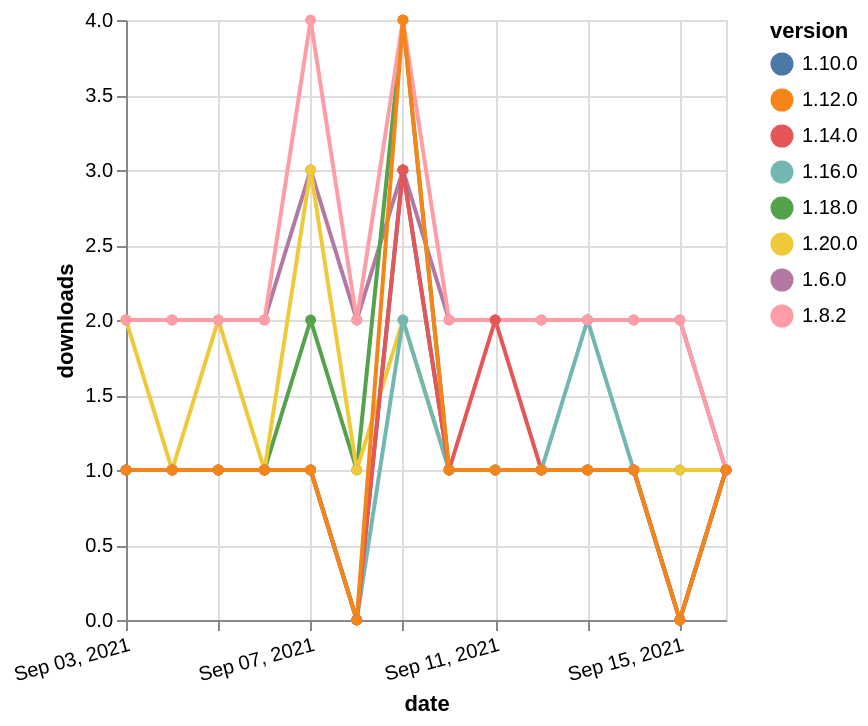

This figure's Vega-Lite source:
### Vega-Lite specification from a JSON file in a GitHub repository (floating-point values rounded to 4 significant figures)
{"$schema": "https://vega.github.io/schema/vega-lite/v5.json", "description": "A simple bar chart with embedded data.", "data": {"values": [{"date": "2021-09-03", "total": 2394, "delta": 2, "version": "1.6.0"}, {"date": "2021-09-04", "total": 2396, "delta": 2, "version": "1.6.0"}, {"date": "2021-09-05", "total": 2398, "delta": 2, "version": "1.6.0"}, {"date": "2021-09-06", "total": 2400, "delta": 2, "version": "1.6.0"}, {"date": "2021-09-07", "total": 2403, "delta": 3, "version": "1.6.0"}, {"date": "2021-09-08", "total": 2405, "delta": 2, "version": "1.6.0"}, {"date": "2021-09-09", "total": 2408, "delta": 3, "version": "1.6.0"}, {"date": "2021-09-10", "total": 2410, "delta": 2, "version": "1.6.0"}, {"date": "2021-09-11", "total": 2412, "delta": 2, "version": "1.6.0"}, {"date": "2021-09-12", "total": 2414, "delta": 2, "version": "1.6.0"}, {"date": "2021-09-13", "total": 2416, "delta": 2, "version": "1.6.0"}, {"date": "2021-09-14", "total": 2418, "delta": 2, "version": "1.6.0"}, {"date": "2021-09-15", "total": 2420, "delta": 2, "version": "1.6.0"}, {"date": "2021-09-16", "total": 2421, "delta": 1, "version": "1.6.0"}, {"date": "2021-09-03", "total": 198, "delta": 1, "version": "1.18.0"}, {"date": "2021-09-04", "total": 199, "delta": 1, "version": "1.18.0"}, {"date": "2021-09-05", "total": 200, "delta": 1, "version": "1.18.0"}, {"date": "2021-09-06", "total": 201, "delta": 1, "version": "1.18.0"}, {"date": "2021-09-07", "total": 203, "delta": 2, "version": "1.18.0"}, {"date": "2021-09-08", "total": 204, "delta": 1, "version": "1.18.0"}, {"date": "2021-09-09", "total": 208, "delta": 4, "version": "1.18.0"}, {"date": "2021-09-10", "total": 209, "delta": 1, "version": "1.18.0"}, {"date": "2021-09-11", "total": 210, "delta": 1, "version": "1.18.0"}, {"date": "2021-09-12", "total": 211, "delta": 1, "version": "1.18.0"}, {"date": "2021-09-13", "total": 212, "delta": 1, "version": "1.18.0"}, {"date": "2021-09-14", "total": 213, "delta": 1, "version": "1.18.0"}, {"date": "2021-09-15", "total": 214, "delta": 1, "version": "1.18.0"}, {"date": "2021-09-16", "total": 215, "delta": 1, "version": "1.18.0"}, {"date": "2021-09-03", "total": 259, "delta": 1, "version": "1.10.0"}, {"date": "2021-09-04", "total": 260, "delta": 1, "version": "1.10.0"}, {"date": "2021-09-05", "total": 261, "delta": 1, "version": "1.10.0"}, {"date": "2021-09-06", "total": 262, "delta": 1, "version": "1.10.0"}, {"date": "2021-09-07", "total": 263, "delta": 1, "version": "1.10.0"}, {"date": "2021-09-08", "total": 263, "delta": 0, "version": "1.10.0"}, {"date": "2021-09-09", "total": 266, "delta": 3, "version": "1.10.0"}, {"date": "2021-09-10", "total": 267, "delta": 1, "version": "1.10.0"}, {"date": "2021-09-11", "total": 268, "delta": 1, "version": "1.10.0"}, {"date": "2021-09-12", "total": 269, "delta": 1, "version": "1.10.0"}, {"date": "2021-09-13", "total": 270, "delta": 1, "version": "1.10.0"}, {"date": "2021-09-14", "total": 271, "delta": 1, "version": "1.10.0"}, {"date": "2021-09-15", "total": 271, "delta": 0, "version": "1.10.0"}, {"date": "2021-09-16", "total": 272, "delta": 1, "version": "1.10.0"}, {"date": "2021-09-03", "total": 128, "delta": 2, "version": "1.20.0"}, {"date": "2021-09-04", "total": 129, "delta": 1, "version": "1.20.0"}, {"date": "2021-09-05", "total": 131, "delta": 2, "version": "1.20.0"}, {"date": "2021-09-06", "total": 132, "delta": 1, "version": "1.20.0"}, {"date": "2021-09-07", "total": 135, "delta": 3, "version": "1.20.0"}, {"date": "2021-09-08", "total": 136, "delta": 1, "version": "1.20.0"}, {"date": "2021-09-09", "total": 138, "delta": 2, "version": "1.20.0"}, {"date": "2021-09-10", "total": 139, "delta": 1, "version": "1.20.0"}, {"date": "2021-09-11", "total": 140, "delta": 1, "version": "1.20.0"}, {"date": "2021-09-12", "total": 141, "delta": 1, "version": "1.20.0"}, {"date": "2021-09-13", "total": 142, "delta": 1, "version": "1.20.0"}, {"date": "2021-09-14", "total": 143, "delta": 1, "version": "1.20.0"}, {"date": "2021-09-15", "total": 144, "delta": 1, "version": "1.20.0"}, {"date": "2021-09-16", "total": 145, "delta": 1, "version": "1.20.0"}, {"date": "2021-09-03", "total": 176, "delta": 1, "version": "1.16.0"}, {"date": "2021-09-04", "total": 177, "delta": 1, "version": "1.16.0"}, {"date": "2021-09-05", "total": 178, "delta": 1, "version": "1.16.0"}, {"date": "2021-09-06", "total": 179, "delta": 1, "version": "1.16.0"}, {"date": "2021-09-07", "total": 180, "delta": 1, "version": "1.16.0"}, {"date": "2021-09-08", "total": 180, "delta": 0, "version": "1.16.0"}, {"date": "2021-09-09", "total": 182, "delta": 2, "version": "1.16.0"}, {"date": "2021-09-10", "total": 183, "delta": 1, "version": "1.16.0"}, {"date": "2021-09-11", "total": 184, "delta": 1, "version": "1.16.0"}, {"date": "2021-09-12", "total": 185, "delta": 1, "version": "1.16.0"}, {"date": "2021-09-13", "total": 187, "delta": 2, "version": "1.16.0"}, {"date": "2021-09-14", "total": 188, "delta": 1, "version": "1.16.0"}, {"date": "2021-09-15", "total": 188, "delta": 0, "version": "1.16.0"}, {"date": "2021-09-16", "total": 189, "delta": 1, "version": "1.16.0"}, {"date": "2021-09-03", "total": 2599, "delta": 2, "version": "1.8.2"}, {"date": "2021-09-04", "total": 2601, "delta": 2, "version": "1.8.2"}, {"date": "2021-09-05", "total": 2603, "delta": 2, "version": "1.8.2"}, {"date": "2021-09-06", "total": 2605, "delta": 2, "version": "1.8.2"}, {"date": "2021-09-07", "total": 2609, "delta": 4, "version": "1.8.2"}, {"date": "2021-09-08", "total": 2611, "delta": 2, "version": "1.8.2"}, {"date": "2021-09-09", "total": 2615, "delta": 4, "version": "1.8.2"}, {"date": "2021-09-10", "total": 2617, "delta": 2, "version": "1.8.2"}, {"date": "2021-09-11", "total": 2619, "delta": 2, "version": "1.8.2"}, {"date": "2021-09-12", "total": 2621, "delta": 2, "version": "1.8.2"}, {"date": "2021-09-13", "total": 2623, "delta": 2, "version": "1.8.2"}, {"date": "2021-09-14", "total": 2625, "delta": 2, "version": "1.8.2"}, {"date": "2021-09-15", "total": 2627, "delta": 2, "version": "1.8.2"}, {"date": "2021-09-16", "total": 2628, "delta": 1, "version": "1.8.2"}, {"date": "2021-09-03", "total": 199, "delta": 1, "version": "1.14.0"}, {"date": "2021-09-04", "total": 200, "delta": 1, "version": "1.14.0"}, {"date": "2021-09-05", "total": 201, "delta": 1, "version": "1.14.0"}, {"date": "2021-09-06", "total": 202, "delta": 1, "version": "1.14.0"}, {"date": "2021-09-07", "total": 203, "delta": 1, "version": "1.14.0"}, {"date": "2021-09-08", "total": 203, "delta": 0, "version": "1.14.0"}, {"date": "2021-09-09", "total": 206, "delta": 3, "version": "1.14.0"}, {"date": "2021-09-10", "total": 207, "delta": 1, "version": "1.14.0"}, {"date": "2021-09-11", "total": 209, "delta": 2, "version": "1.14.0"}, {"date": "2021-09-12", "total": 210, "delta": 1, "version": "1.14.0"}, {"date": "2021-09-13", "total": 211, "delta": 1, "version": "1.14.0"}, {"date": "2021-09-14", "total": 212, "delta": 1, "version": "1.14.0"}, {"date": "2021-09-15", "total": 212, "delta": 0, "version": "1.14.0"}, {"date": "2021-09-16", "total": 213, "delta": 1, "version": "1.14.0"}, {"date": "2021-09-03", "total": 367, "delta": 1, "version": "1.12.0"}, {"date": "2021-09-04", "total": 368, "delta": 1, "version": "1.12.0"}, {"date": "2021-09-05", "total": 369, "delta": 1, "version": "1.12.0"}, {"date": "2021-09-06", "total": 370, "delta": 1, "version": "1.12.0"}, {"date": "2021-09-07", "total": 371, "delta": 1, "version": "1.12.0"}, {"date": "2021-09-08", "total": 371, "delta": 0, "version": "1.12.0"}, {"date": "2021-09-09", "total": 375, "delta": 4, "version": "1.12.0"}, {"date": "2021-09-10", "total": 376, "delta": 1, "version": "1.12.0"}, {"date": "2021-09-11", "total": 377, "delta": 1, "version": "1.12.0"}, {"date": "2021-09-12", "total": 378, "delta": 1, "version": "1.12.0"}, {"date": "2021-09-13", "total": 379, "delta": 1, "version": "1.12.0"}, {"date": "2021-09-14", "total": 380, "delta": 1, "version": "1.12.0"}, {"date": "2021-09-15", "total": 380, "delta": 0, "version": "1.12.0"}, {"date": "2021-09-16", "total": 381, "delta": 1, "version": "1.12.0"}]}, "width": "container", "mark": {"type": "line", "point": {"filled": true}}, "encoding": {"x": {"field": "date", "type": "temporal", "timeUnit": "yearmonthdate", "title": "date", "axis": {"labelAngle": -15}}, "y": {"field": "delta", "type": "quantitative", "title": "downloads"}, "color": {"field": "version", "type": "nominal"}, "tooltip": {"field": "delta"}}}
